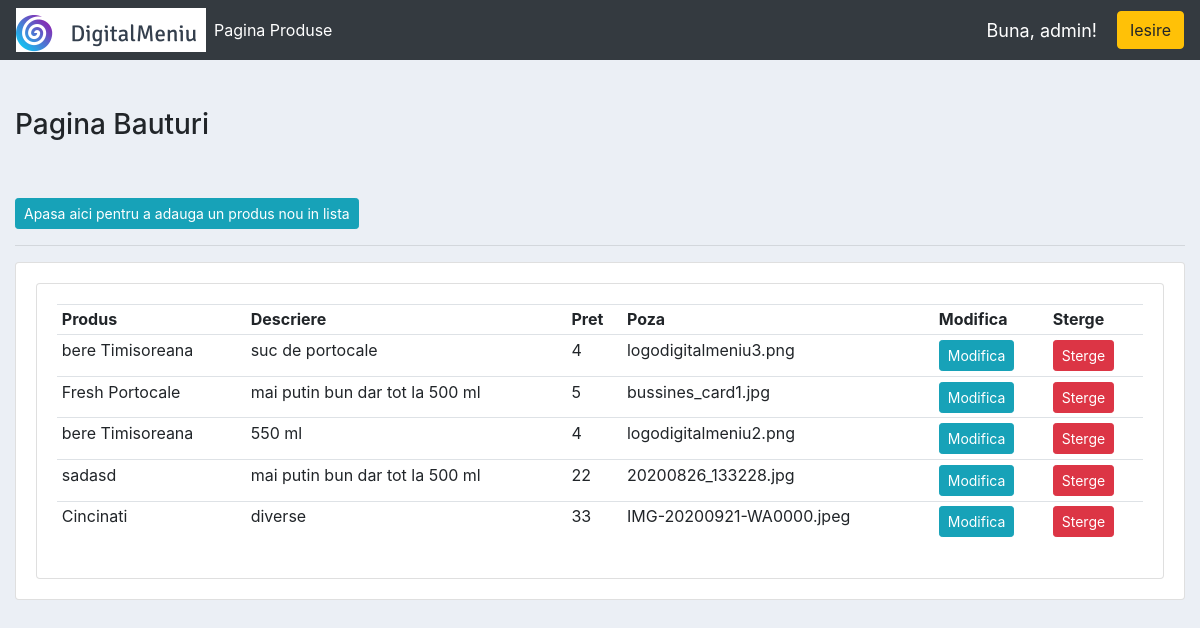
Page /bauturi (signed in) on the committed database.
### Digital/models.py (models this page shows, shortened)
class Bauturi(models.Model):
    nume = models.CharField(max_length=200, null=True)
    pret = models.IntegerField(null=True)
    descriere = models.CharField(max_length=200, null=True, blank=True)
    poza = models.ImageField(null=True, blank=True)

### Digital/views.py (the view)
# urls.py: path('bauturi', views.bauturi, name='bauturi'),
@login_required(login_url='login')
def bauturi(request):
    bauturi = Bauturi.objects.all()
    context = {'bauturi': bauturi}
    return render(request, 'Digital/bauturi.html',context)

### Digital/templates/Digital/bauturi.html
{%  extends 'Digital/main.html' %}
{% block content %}
<br><br>
<div class="col-md-25">
		<h3> Pagina Bauturi</h3>
	<br><br>
	   <h4><a class="btn btn-sm btn-info"
			   href="{% url 'crearebauturi' %}">Apasa aici pentru a adauga un produs nou in lista </a></h4>
		<hr>
		<div class="card card-body">
<div class="row">
	<div class="col-md">
		<div class="card card-body">
			<table class="table table-sm">
				<tr>
					<th>Produs</th>
					<th>Descriere</th>
					<th>Pret</th>
					<th>Poza</th>
					<th>Modifica</th>
					<th>Sterge</th>
				</tr>
				{% for i in bauturi %}
				<tr>
					<td>{{i.nume}}</td>
					<td>{{i.descriere}}</td>
					<td>{{i.pret}}</td>
					<td>{{i.poza}}</td>
					<td><a class="btn btn-sm btn-info"  href="{% url 'modificabauturi' i.id %}">Modifica</a></td>
					<td><a class="btn btn-sm btn-danger" href="{% url 'stergerebauturi' i.id %}">Sterge</a></td>
				</tr>
				{% endfor %}
			</table>
		</div>
	</div>
</div>
		</div>
{% endblock content %}

### Digital/templates/Digital/navbar.html (shortened to what this page needs)
{% load static %}
<nav class="navbar navbar-expand-lg navbar-dark bg-dark">
  <img src="{% static 'images/logodigitalmeniu3.png' %}">
  <div class="collapse navbar-collapse" id="navbarNav">
    <ul class="navbar-nav">
       <li class="nav-item active">
        <a class="nav-link" href="{% url 'produse' %}">Pagina Produse</a>
      </li>
    </ul>
  </div>
  <span class="hello-msg">Buna, {{request.user}}!</span>
  <span><a class="btn btn-warning" href="{% url 'logout' %}">Iesire</a> </span>
</nav>

### Digital/static/css/main.css (style rules this page uses)
body { background-color: #ebeff5; }

### Digital/templates/Digital/navbar.html (style rules this page uses)
.hello-msg { font-size:18px; color:#fff; margin-right:20px; }

### rows in the picture
Bauturi: nume "bere Timisoreana", descriere "suc de portocale", pret "4", poza "logodigitalmeniu3.png"
Bauturi: nume "Fresh Portocale", descriere "mai putin bun dar tot la 500 ml", pret "5", poza "bussines_card1.jpg"
Bauturi: nume "bere Timisoreana", descriere "550 ml", pret "4", poza "logodigitalmeniu2.png"
Bauturi: nume "sadasd", descriere "mai putin bun dar tot la 500 ml", pret "22", poza "20200826_133228.jpg"
Bauturi: nume "Cincinati", descriere "diverse", pret "33", poza "IMG-20200921-WA0000.jpeg"

### other values in the picture
{{ request.user }} "admin"
